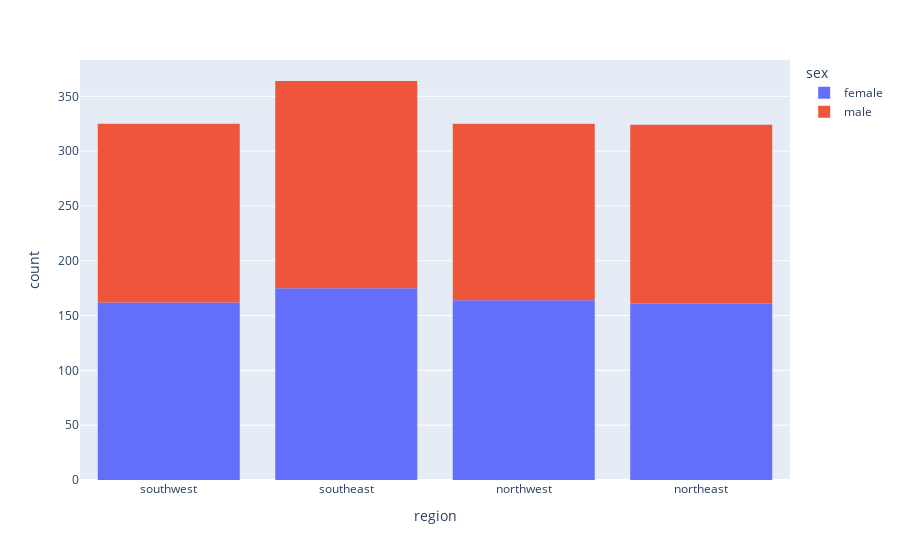

Source (notebook cell):
### Code cell
fig6 = px.histogram(df,x = 'region',color='sex')
fig6.show()

### Figure 1 — Plotly figure (JSON) as saved in the notebook; plotly's stock layout.template omitted (floating-point values rounded to 4 significant figures; data arrays with more than 128 entries replaced by an {"elided": "..."} marker saying what was removed)
{"data": [{"alignmentgroup": "True", "bingroup": "x", "hovertemplate": "sex=female<br>region=%{x}<br>count=%{y}<extra></extra>", "legendgroup": "female", "marker": {"color": "#636efa", "pattern": {"shape": ""}}, "name": "female", "offsetgroup": "female", "orientation": "v", "showlegend": true, "type": "histogram", "x": {"elided": "662 str values"}, "xaxis": "x", "yaxis": "y"}, {"alignmentgroup": "True", "bingroup": "x", "hovertemplate": "sex=male<br>region=%{x}<br>count=%{y}<extra></extra>", "legendgroup": "male", "marker": {"color": "#EF553B", "pattern": {"shape": ""}}, "name": "male", "offsetgroup": "male", "orientation": "v", "showlegend": true, "type": "histogram", "x": {"elided": "676 str values"}, "xaxis": "x", "yaxis": "y"}], "layout": {"barmode": "relative", "legend": {"title": {"text": "sex"}, "tracegroupgap": 0}, "margin": {"t": 60}, "xaxis": {"anchor": "y", "domain": [0, 1], "title": {"text": "region"}}, "yaxis": {"anchor": "x", "domain": [0, 1], "title": {"text": "count"}}}}
